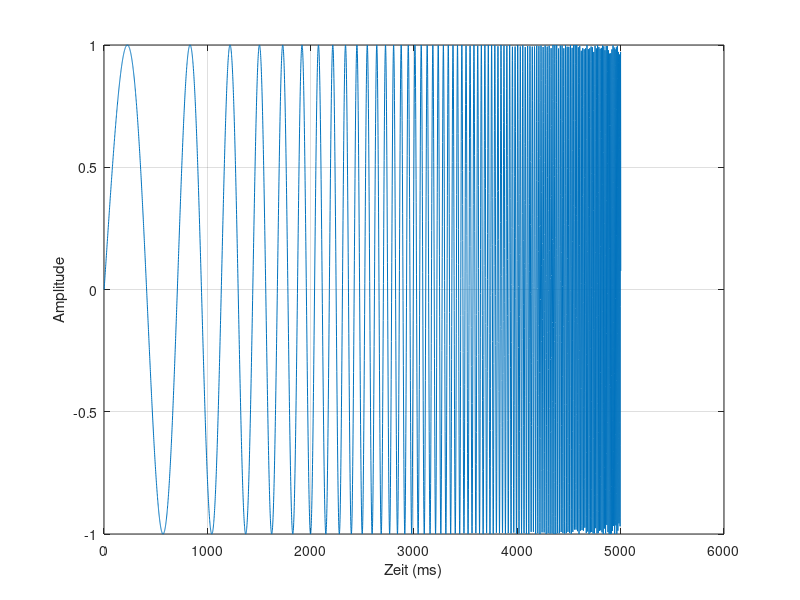

Source code (MATLAB):
% exemplarische  Darstellung logarithmischer Sweep
close all 
clear all


%% mathematische Modellierung 
%Sweepen von 0 bis 5000ms
x=0:0.001:5
%Frequenzänderung: f(t) = f0*k.^t mit k = (f1/f0).^(1/T)
%                                     k = (Endfreq./Anfangsfreq.)^(1/Sweepzeit in s)
k=(100/1).^(1/5)
%Berechnung eines sinusförmigen Signals mit zeitlich exponentiell zunehmender Frequenz
%aufgrund zeitlich logarithmischer Phasenänderung
%Phasenänderung:
phi = 2*pi*1+2*pi*((k.^x-1)/(log(k)))
%Sinussignal:
y=sin(phi)
%Ausgabe Funktionsgraph
plot(y)
xlabel('Zeit (ms)')
ylabel('Amplitude')
grid on 